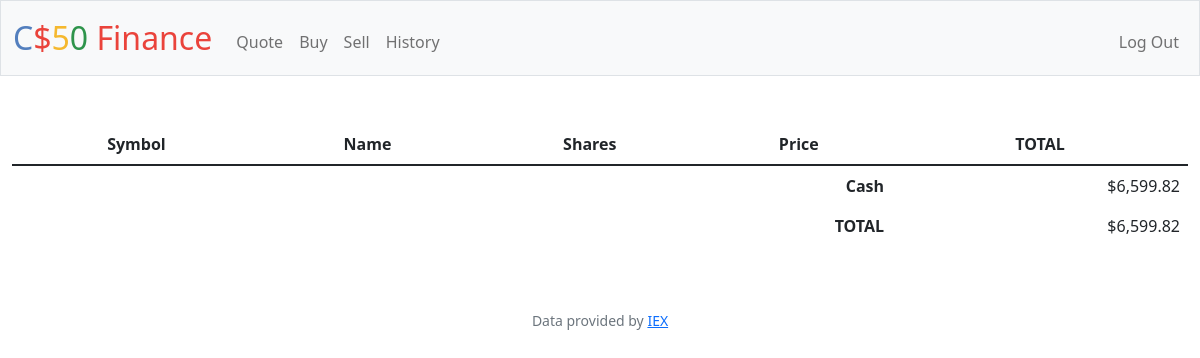
Before: / (signed in) with the older database file.
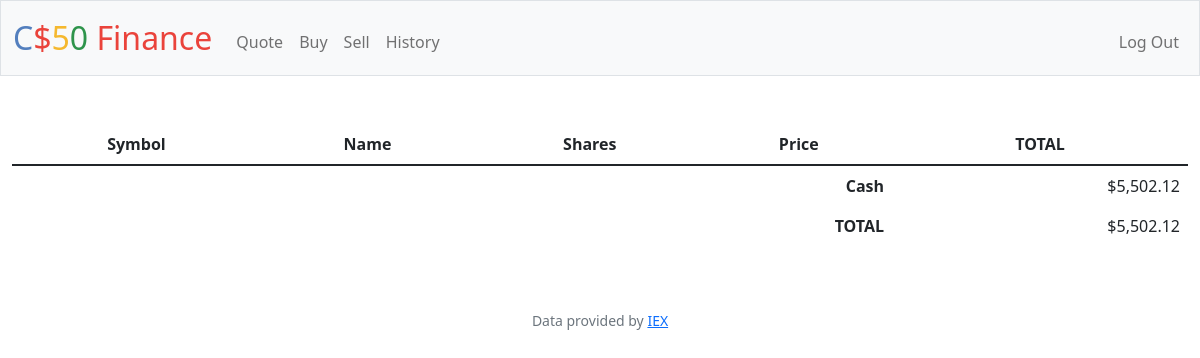
After: the same page with the newer database file.
### tables this page shows
CREATE TABLE users (id INTEGER PRIMARY KEY AUTOINCREMENT NOT NULL, username TEXT NOT NULL, hash TEXT NOT NULL, cash NUMERIC NOT NULL DEFAULT 10000.00);

### app.py (the view)
@app.route("/")
@login_required
def index():
    user_stocks = db.execute("SELECT symbol, SUM(shares) as shares FROM purchases WHERE userid = ? GROUP BY symbol ", session["user_id"])
    cash = db.execute("SELECT cash FROM users WHERE id = ?", session["user_id"])[0]["cash"]
    grand_total = cash
    for user_stock in user_stocks:
        user_stock["price"] = lookup(user_stock["symbol"])["price"]
        user_stock["total"] = user_stock["price"] * user_stock["shares"]
        user_stock["name"] = lookup(user_stock["symbol"])["name"]
        grand_total += user_stock["total"]
    return render_template("index.html",user_stocks=user_stocks,cash=cash,grand_total=grand_total)

### app.py (called while the page is built)
@app.after_request
def after_request(response):
    response.headers["Cache-Control"] = "no-cache, no-store, must-revalidate"
    response.headers["Expires"] = 0
    response.headers["Pragma"] = "no-cache"
    return response

### helpers.py (called while the page is built)
def login_required(f):
    @wraps(f)
    def decorated_function(*args, **kwargs):
        if session.get("user_id") is None:
            return redirect("/login")
        return f(*args, **kwargs)
    return decorated_function

def usd(value):
    return f"${value:,.2f}"

### templates/index.html (shortened to what this page needs)
{% extends "layout.html" %}
{% block main %}
<table class="table table-striped">
	<thead>
		<tr>
			<th>Symbol</th>
			<th>Name</th>
			<th>Shares</th>
			<th>Price</th>
			<th>TOTAL</th>
		</tr>
	</thead>
	<tfoot>
		<tr>
			<td class="border-0 fw-bold text-end" colspan="4">Cash</td>
			<td class="border-0 text-end">
				{{cash | usd}}
			</td>
		</tr>
		<tr>
			<td class="border-0 fw-bold text-end" colspan="4">TOTAL</td>
			<td class="border-0 w-bold text-end">
				{{grand_total | usd}}
			</td>
		</tr>
	</tfoot>
</table>
{% endblock %}

### templates/layout.html (shortened to what this page needs)
<!DOCTYPE html>
<html lang="en">
<head>
  <link href="https://cdn.jsdelivr.net/npm/bootstrap@5.1.3/dist/css/bootstrap.min.css"
 rel="stylesheet">
  <link href="/static/styles.css" rel="stylesheet">
</head>
<body>
  <nav class="bg-light border navbar navbar-expand-md navbar-light">
    <div class="container-fluid">
      <a class="navbar-brand" href="/"><span class="blue">C</span><span class="red">$</span><span
          class="yellow">5</span><span class="green">0</span> <span class="red">Finance</span></a>
      <div class="collapse navbar-collapse" id="navbar">
        {% if session["user_id"] %}
        <ul class="navbar-nav me-auto mt-2">
          <li class="nav-item"><a class="nav-link" href="/quote">Quote</a></li>
          <li class="nav-item"><a class="nav-link" href="/buy">Buy</a></li>
          <li class="nav-item"><a class="nav-link" href="/sell">Sell</a></li>
          <li class="nav-item"><a class="nav-link" href="/history">History</a></li>
        </ul>
        <ul class="navbar-nav ms-auto mt-2">
          <li class="nav-item"><a class="nav-link" href="/logout">Log Out</a></li>
        </ul>
        {% else %}
        <ul class="navbar-nav ms-auto mt-2">
          <li class="nav-item"><a class="nav-link" href="/register">Register</a></li>
          <li class="nav-item"><a class="nav-link" href="/login">Log In</a></li>
        </ul>
        {% endif %}
      </div>
    </div>
  </nav>
  <main class="container-fluid py-5 text-center">
    {% block main %}{% endblock %}
  </main>
  <footer class="mb-5 small text-center text-muted">
    Data provided by <a href="https://iexcloud.io/">IEX</a>
  </footer>
</body>
</html>

### static/styles.css (style rules this page uses)
nav .navbar-brand { font-size: xx-large; }
nav .navbar-brand .blue { color: #537fbe; }
nav .navbar-brand .red { color: #ea433b; }
nav .navbar-brand .yellow { color: #f5b82e; }
nav .navbar-brand .green { color: #2e944b; }

Changed rows visible on the page:
changed users: cash "$6,599.82" → "$5,502.12"
